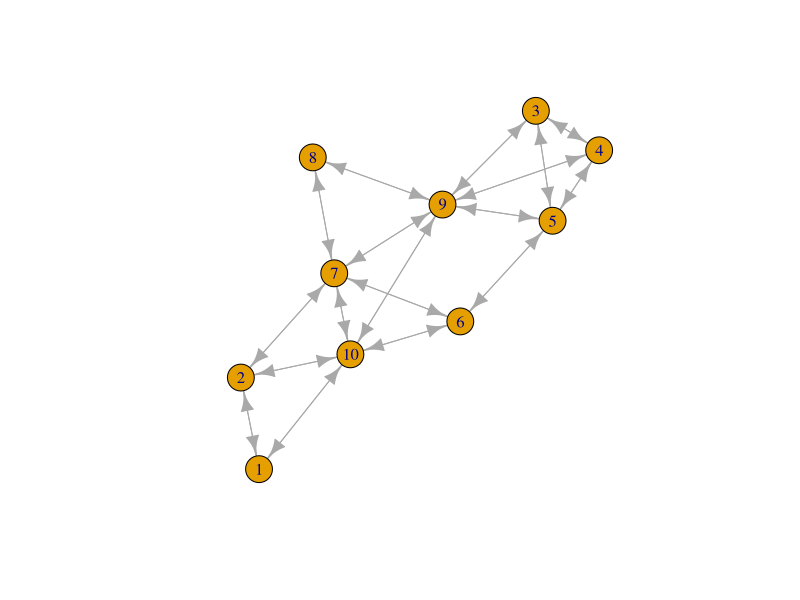
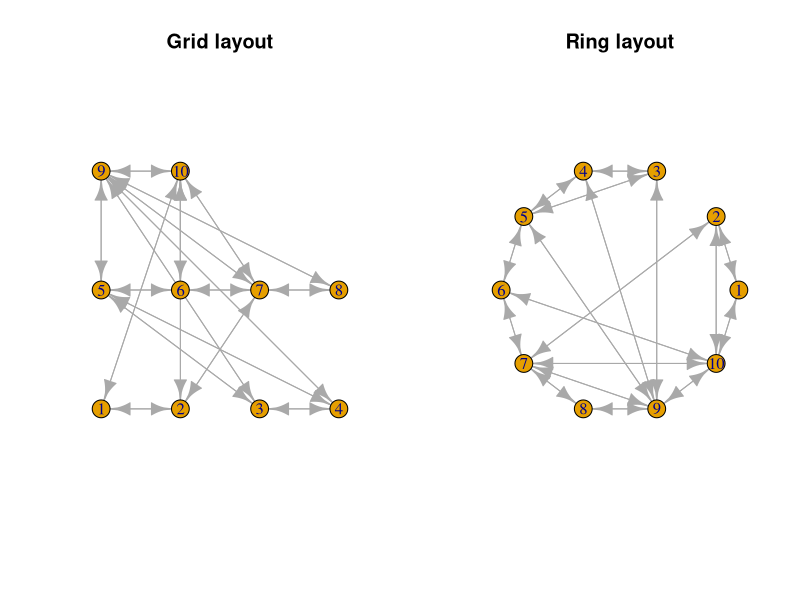
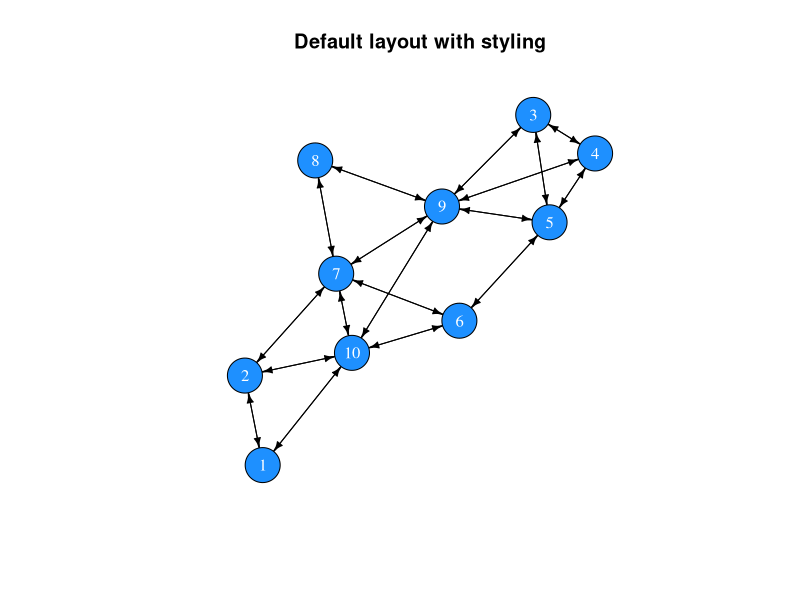
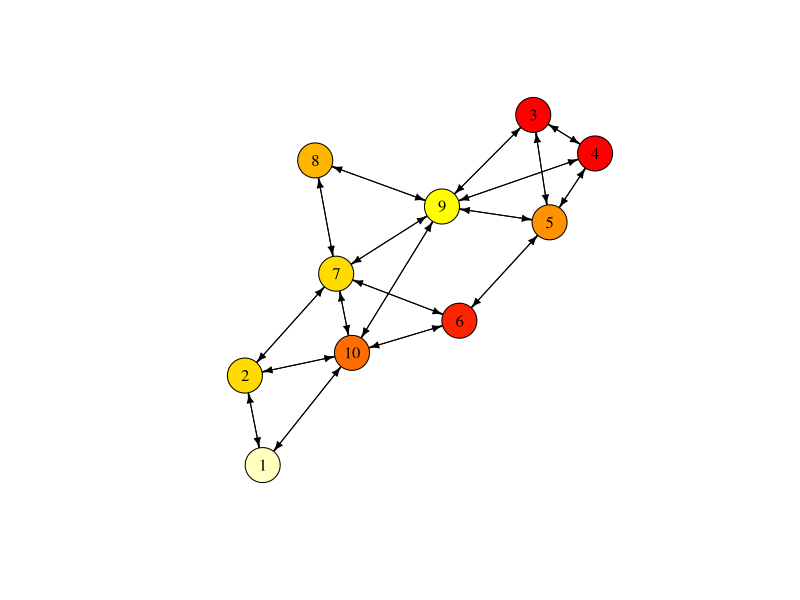
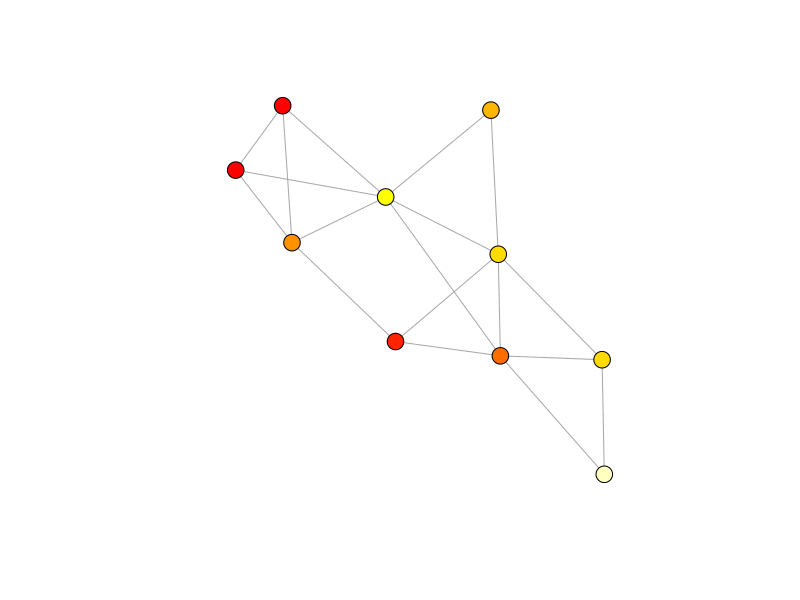
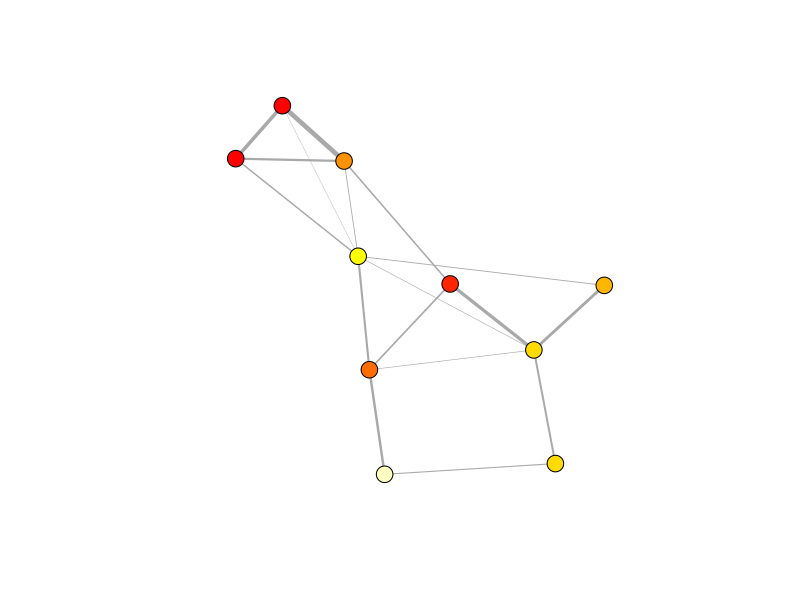

Recreate these plots in R, in order. (Note: this script raises an error after producing the figures.)
## ---- chunk 1
m <- matrix(c(0,1,1, 0,0,1, 1,1,0), nrow=3, byrow=T)
row.names(m) <- c("A","B","C")
colnames(m) <- c("A","B","C")
m
## ---- chunk 2
all(m[upper.tri(m)] == m[lower.tri(m)])
## ---- chunk 3
# Either
m[lower.tri(m)] <- t(m)[lower.tri(m)]
# or use m[2,1] <- 1
m
# Check whether the matrix is symmetric now:
all(m[upper.tri(m)] == m[lower.tri(m)])
## ---- chunk 4
n <- 10
adjm <- matrix(NA, ncol=n, nrow=n)
adjm
## ---- chunk 5
friendshipRatio <- 0.5

adjm[upper.tri(adjm)] <- sample(x = 0:1, 
                                size = n*(n-1)/2, 
                                replace = T, 
                                prob = c(1-friendshipRatio, friendshipRatio))
adjm

# add the mirror image to the lower triangle
adjm[lower.tri(adjm)] <- t(adjm)[lower.tri(adjm)]
adjm

# replace diagonal (these indicate self-references) with zeros
diag(adjm) <- 0
adjm
## ---- chunk 6
library(igraph)
net <- graph_from_adjacency_matrix(adjm)
net
## ---- chunk 7
set.seed(1)
plot(net)
## ---- chunk 8
par(mfrow=c(1,2))
plot(net, layout=layout.grid(net), main="Grid layout")
plot(net, layout=layout.circle(net), main="Ring layout")
## ---- chunk 9
par(mfrow=c(1,1))
set.seed(1)
plot(net, 
     vertex.color="dodgerblue", 
     vertex.label.color="white",
     vertex.size=20,
     edge.color="black",
     edge.width=1,
     edge.arrow.size=0.5,
     main="Default layout with styling")
## ---- chunk 10
# There is no age attribute set
V(net)$age

# Add an age attribute and randomly assign an age class
V(net)$age <- sample(x=1:10, size=n, replace=T)

# The network now has an age attribute
V(net)$age

V(net)$colour <- heat.colors(n=10,rev=T)[V(net)$age]

net
## ---- chunk 11
set.seed(1)
plot(net, 
     vertex.color=V(net)$colour, 
     vertex.label.color="black",
     vertex.size=20,
     edge.color="black",
     edge.width=1,
     edge.arrow.size=0.5)
## ---- chunk 12
net <- as.undirected(net)
set.seed(1)
plot(net, 
     vertex.color=V(net)$colour, 
     vertex.label="",
     vertex.size=9,
     edge.width=1,
     edge.arrow.size=0.5)
## ---- chunk 13
# create a copy of the adjacency matrix
adjm2 <- adjm

# draw random values from a uniform distribution and replace the matrix entries that have a value of 1
adjm2[upper.tri(adjm2)] <- runif(n=sum(upper.tri(adjm2))) * adjm2[upper.tri(adjm2)]

# copy the mirror image to the lower triangle
adjm2[lower.tri(adjm2)] <- t(adjm2)[lower.tri(adjm2)]

# create the network
net2 <- graph_from_adjacency_matrix(adjm2, weighted=TRUE, mode="undirected")
net2
## ---- chunk 14
V(net2)$age <- V(net)$age
V(net2)$colour <- V(net)$colour

plot(net2, 
     vertex.color=V(net2)$colour,
     vertex.label="",
     vertex.size=9,
     edge.width=E(net2)$weight*5,
     edge.arrow.size=0.5)
## ---- chunk 15
# vertex information
V(net2)

# edge information
E(net2)
## ---- chunk 16
# vertex attributes
get.vertex.attribute(graph=net2)

# edge attributes
get.edge.attribute(net2)
## ---- chunk 17
# vertex count
vcount(net)

# edge count
ecount(net)
## ---- chunk 18
diameter(graph=net)
## ---- chunk 19
# average distance between any dyad
mean_distance(graph=net)
## ---- chunk 20
edge_density(graph=net)
## ---- chunk 21
reciprocity(graph=net)
## ---- chunk 22
transitivity(graph=net)
## ---- chunk 23
# number of edges that connected with each node
degree(graph=net)

# as we have an undirected network, the count of incoming and outgoing edges is identical
identical(degree(graph=net, mode="in"), 
          degree(graph=net, mode="out"))

# we can use the mean of all degree centralities as a general measure for the entire network
mean(degree(graph=net))
## ---- chunk 24
sort(strength(graph=net))
## ---- chunk 25
closeness(graph=net)
## ---- chunk 26
betweenness(graph=net)
## ---- chunk 27
eigen_centrality(graph=net)$vector
## ---- chunk 28
# set up vector that stores whether an individual possesses the latest gossip:
gossip_meter <- rep(F, n)
gossip_meter

# choose a random individual to start gossipping
gossip_meter[sample(x=n, size=1)] <- T
gossip_meter

# choose an individual with gossip
if(sum(gossip_meter)==1){
  gossip_provider <- which(gossip_meter)
} else {
  gossip_provider <- sample(x=which(gossip_meter), size=1)
}

# choose a neighbour in the network
neighbours <- which(adjm[gossip_provider,]==1)

# only execute if there is a neighbour
if(length(neighbours)>0){
  # choose one neighbour if several are present
  if(length(neighbours)==1){
    neighbour <- neighbours
  } else {
    neighbour <- sample(x=neighbours, size=1)
  }
  # update gossip indicator of the neighbour
  gossip_meter[neighbour] <- T
}
gossip_meter
## ---- chunk 29
mySample <- function(x, prob=NULL){
  if(length(x)==1){
    return(x)
  } else {
    return(sample(x=x, size=1, prob=prob))
  }
}
## ---- chunk 30
# total number of turns to loop over
Turns <- 50

# a matrix to record how many individuals have the gossip at time x
res <- tibble(turn=1:Turns, gossipers=rep(0, Turns))

# set up gossip indicator
gossip_meter <- rep(F, n)

# choose a random individual to start gossipping
gossip_meter[sample(x=n, size=1)] <- T

for(turns in 1:Turns){
  res[turns,2] <- sum(gossip_meter)/n
  # choose an individual with gossip
  gossip_provider <- mySample(which(gossip_meter))
  
  # choose a neighbour in the network
  neighbours <- which(adjm[gossip_provider,]==1)
  
  # only execute if there is a neighbour
  if(length(neighbours)>0){
    # choose one neighbour ...
    neighbour <- mySample(neighbours)
    # and update its gossip indicator
    gossip_meter[neighbour] <- T
  }
}

# have a look at the time course
res$turn
## ---- chunk 31
# plot result
library(ggplot2)
ggplot(res) + 
  geom_line(aes(x=turn, y=gossipers)) +
  ylab("prop. of pop. with gossip") +
  theme_bw()
## ---- chunk 32
gossip_model <- function(ADJM, TURNS, SIM=1){
  n <- nrow(ADJM)
  # a matrix to record how many individuals have the gossip at time x
  res <- tibble(turn=1:TURNS, gossipers=rep(0, TURNS))
  # set up gossip indicator
  gossip_meter <- rep(F, n)
  # choose a random individual to start gossipping
  gossip_meter[sample(x=n, size=1)] <- T
  
  for(turns in 1:TURNS){
    res[turns,2] <- sum(gossip_meter)/n
    # choose an individual with gossip
    gossip_provider <- mySample(which(gossip_meter))
    # choose a neighbour in the network
    neighbours <- which(ADJM[gossip_provider,]==1)
    # only execute if there is a neighbour
    if(length(neighbours)>0){
      # choose one neighbour ...
      neighbour <- mySample(neighbours)
      # and update its gossip indicator
      gossip_meter[neighbour] <- T
    }
  }
  res$simulation <- SIM
  return(res)
}
## ---- chunk 33
data <- do.call("rbind", lapply(1:100, function(sim){
  gossip_model(ADJM=adjm, TURNS=100, SIM=sim)
}))
## ---- chunk 34
ggplot(data) + 
  geom_line(aes(x=turn, y=gossipers, group=simulation), alpha=.2) +
  ylab("prop. of pop. with gossip") +
  theme_bw()
## ---- chunk 35
createNetwork <- function(N, FRIENDSHIPRATIO){
  adjm <- matrix(0, ncol=N, nrow=N)
  adjm[upper.tri(adjm)] <- sample(x = 0:1, 
                                  size = N*(N-1)/2, 
                                  replace = T, 
                                  prob = c(1-FRIENDSHIPRATIO, FRIENDSHIPRATIO))
  adjm[lower.tri(adjm)] <- t(adjm)[lower.tri(adjm)]
  return(adjm)
}
## ---- chunk 36
adjm_full <- createNetwork(N=n, FRIENDSHIPRATIO=1)

data_full <- do.call("rbind", 
                     lapply(1:100, function(sim){
                       gossip_model(ADJM=adjm_full, TURNS=100, SIM=sim)
                       }
                       )
                     )
## ---- chunk 37
data$type <- "colleague network"
data_full$type <- "fully connected"
data_combined <- rbind(data, data_full)

ggplot(data_combined) + 
  geom_point(aes(x=turn, y=gossipers, color=type), alpha=.05) +
  geom_smooth(aes(x=turn, y=gossipers, color=type)) +
  ylab("prop. of pop. with gossip") +
  theme_bw()
## ---- chunk 38
adjm_colleagues <- createNetwork(N=25, FRIENDSHIPRATIO=.20)
adjm_full <- createNetwork(N=25, FRIENDSHIPRATIO=1)

data_colleagues <- do.call("rbind", lapply(1:100, function(sim){
  gossip_model(ADJM=adjm_colleagues, TURNS=100, SIM=sim)
}))

data_full <- do.call("rbind", lapply(1:100, function(sim){
  gossip_model(ADJM=adjm_full, TURNS=100, SIM=sim)
}))
## ---- chunk 39
data_colleagues$type <- "colleague network"
data_full$type <- "fully connected"
data_combined2 <- rbind(data_full, data_colleagues)

ggplot(data_combined2) + 
  geom_point(aes(x=turn, y=gossipers, color=type), alpha=.05) +
  geom_smooth(aes(x=turn, y=gossipers, color=type)) +
  ylab("prop. of pop. with gossip") +
  theme_bw()
## ---- chunk 40
gossip_model <- function(ADJM, PROP, TURNS, SIM=1){
  n <- nrow(ADJM)
  # set up gossip indicator
  gossip_meter <- rep(F, n)
  # choose a random individual to start gossipping
  gossip_meter[sample(x=n, size=1)] <- T
  
  timestep <- NA
  for(turns in 1:TURNS){
    # record the time step when a defined proportion of the population has the gossip
    if(sum(gossip_meter)/n >= PROP & is.na(timestep)){
      timestep <- turns 
    }
    # choose an individual with gossip
    gossip_provider <- mySample(which(gossip_meter))
    # choose a neighbour in the network
    neighbours <- which(ADJM[gossip_provider,]==1)
    # only execute if there is a neighbour
    if(length(neighbours)>0){
      # choose one neighbour ...
      neighbour <- mySample(neighbours)
      # and update its gossip indicator
      gossip_meter[neighbour] <- T
    }
  }
  # if PROP is not reached, return the maximum value
  if(is.na(timestep)){
    timestep <- TURNS
  }
  return(timestep)
}
## ---- chunk 41
adjm <- createNetwork(N=50, FRIENDSHIPRATIO=.25)
gossip_model(ADJM=adjm, PROP=.75, TURNS=100, SIM=1)
## ---- chunk 42
parameters <- expand.grid(groupSize=c(10,50),#c(10,30,50,70,90),
                          reconnections=c(0,.01,.05,.1,.5,1),
                          repetition=1:50)
tmp <- lapply(1:nrow(parameters), function(p){
  net <- watts.strogatz.game(dim=1, size=parameters[p,"groupSize"], nei=2, p=parameters[p,"reconnections"], loops=F, multiple=F)
  adjm <- get.adjacency(net)
  model <- gossip_model(ADJM=adjm, PROP=.5, TURNS=500, SIM=parameters[p,"repetition"])
  tibble(time=model, 
             degree=mean(degree(net)), 
             path=average.path.length(net))
})

tmp2 <- do.call("rbind", tmp)
parameters <- cbind(parameters, tmp2)
## ---- chunk 43
library(tidyverse)
parameters %>% 
  group_by(groupSize, reconnections) %>% 
  summarise(meanTime=mean(time), 
            meanDegree=mean(degree),
            meanPath=mean(path)) -> data
## ---- chunk 44
parameters$groupSize <- factor(parameters$groupSize)

ggplot(parameters, aes(x=reconnections, y=degree, col=groupSize)) + 
  geom_jitter(height=.01, alpha=.5) +
  scale_y_continuous(limits=c(3.5,4.5)) +
  xlab("prob. of reconnection") +
  ylab("average degree") +
  theme_bw()
## ---- chunk 45
ggplot(parameters, aes(x=reconnections, y=path, col=groupSize)) + 
  geom_point() + 
  xlab("prob. of reconnection") +
  ylab("average path length") +
  theme_bw()
## ---- chunk 46
ggplot(parameters, aes(x=path, y=time, col=groupSize)) + 
  geom_point(alpha=.33) + 
  xlab("average path length") +
  ylab("time") +
  theme_bw()
## ---- chunk 47
informationSpread <- function(ADJM, MODE="simple", ROUNDS=100, CONTACTS=1){
  N <- nrow(ADJM)
  
  # set up behaviour
  behaviour <- rep(F, N)
  behaviour[sample(N,size=10)] <- T
  
  # recording data
  fraction <- rep(0, ROUNDS)
  
  # loop
  for(round in 1:ROUNDS){
    # record
    fraction[round] <- sum(behaviour)/N
    
    # pick random individual
    focal <- sample(x=N, size=1)
    # who are its neighbours
    neigh <- adjm[focal, ] == 1
    
    if(sum(behaviour[neigh]) >= CONTACTS){
      behaviour[focal] <- T
    }
    
  }
  return(tibble(mode=MODE, 
                frac=fraction, 
                round=1:ROUNDS))
}

# Simulations with clustered (lattice) networks
net <- watts.strogatz.game(size=10, dim=2, nei=2, p=.01)
adjm <- as.matrix(get.adjacency(net))
clu <- informationSpread(ADJM=adjm, MODE="simple", ROUNDS=1000, CONTACTS=1)
clu$network <- "clustered"

# Simulations with random (small world) networks
net2 <- erdos.renyi.game(n=100, p.or.m=600, type="gnm", directed=F, loops=F)
adjm2 <- as.matrix(get.adjacency(net2))
rand <- informationSpread(ADJM=adjm2, MODE="simple", ROUNDS=1000, CONTACTS=1)
rand$network <- "random"

res <- rbind(clu, rand)
## ---- chunk 48
ggplot(res) + 
  geom_line(aes(x=round, y=frac, col=network, linetype=mode), size=.9) + 
  theme_bw()
## ---- chunk 49
# for repeated interactions 
informationSpread <- function(NET, MODE="simple", ROUNDS=100, CONTACTS=1){
  if(NET=="clustered"){
    net <- watts.strogatz.game(size=10, dim=2, nei=2, p=.01, loops=F, multiple=F)
  } else if(NET=="random"){
    net <- erdos.renyi.game(n=100, p.or.m=600, type="gnm", directed=F, loops=F)
  }
 adjm <- as.matrix(get.adjacency(net)) 
 
  N <- nrow(adjm)
  
  # set up behaviour
  behaviour <- rep(F, N)
  behaviour[sample(N,size=10)] <- T
  
  # recording data
  fraction <- rep(0, ROUNDS)
  
  # loop
  for(round in 1:ROUNDS){
    # record
    fraction[round] <- sum(behaviour)/N
    
    # pick random individual
    focal <- sample(x=N, size=1)
    # who are its neighbours
    neigh <- adjm[focal, ] == 1
    
    if(sum(behaviour[neigh]) >= CONTACTS){
      behaviour[focal] <- T
    }
    
  }
  return(tibble(network=NET, 
                mode=MODE, 
                frac=fraction, 
                round=1:ROUNDS))
}

# repeated runs
reps <- 10

# simulte complex and simple contagion for clustered networks
set.seed(11)
clu_simple <- do.call("rbind", lapply(1:reps, function(x) informationSpread(NET="clustered", ROUNDS=1000, CONTACTS=1, MODE="simple")))
clu_comp <- do.call("rbind", lapply(1:reps, function(x) informationSpread(NET="clustered", ROUNDS=1000, CONTACTS=4, MODE="complex")))
clu <- rbind(clu_simple, clu_comp)

# simulte complex and simple contagion for random networks
rand_simple <- do.call("rbind", lapply(1:reps, function(x) informationSpread(NET="random", ROUNDS=1000, CONTACTS=1, MODE="simple")))
rand_comp <- do.call("rbind", lapply(1:reps, function(x) informationSpread(NET="random", ROUNDS=1000, CONTACTS=4, MODE="complex")))
rand <- rbind(rand_simple, rand_comp)

# combine results
res <- rbind(clu, rand)
## ---- chunk 50
ggplot(res) + 
  stat_smooth(aes(x=round, y=frac, col=network, linetype=mode), size=.9, se=T) +
  ylab("Proportion of individuals with information") +
  xlab("Round") + 
  theme_bw()
